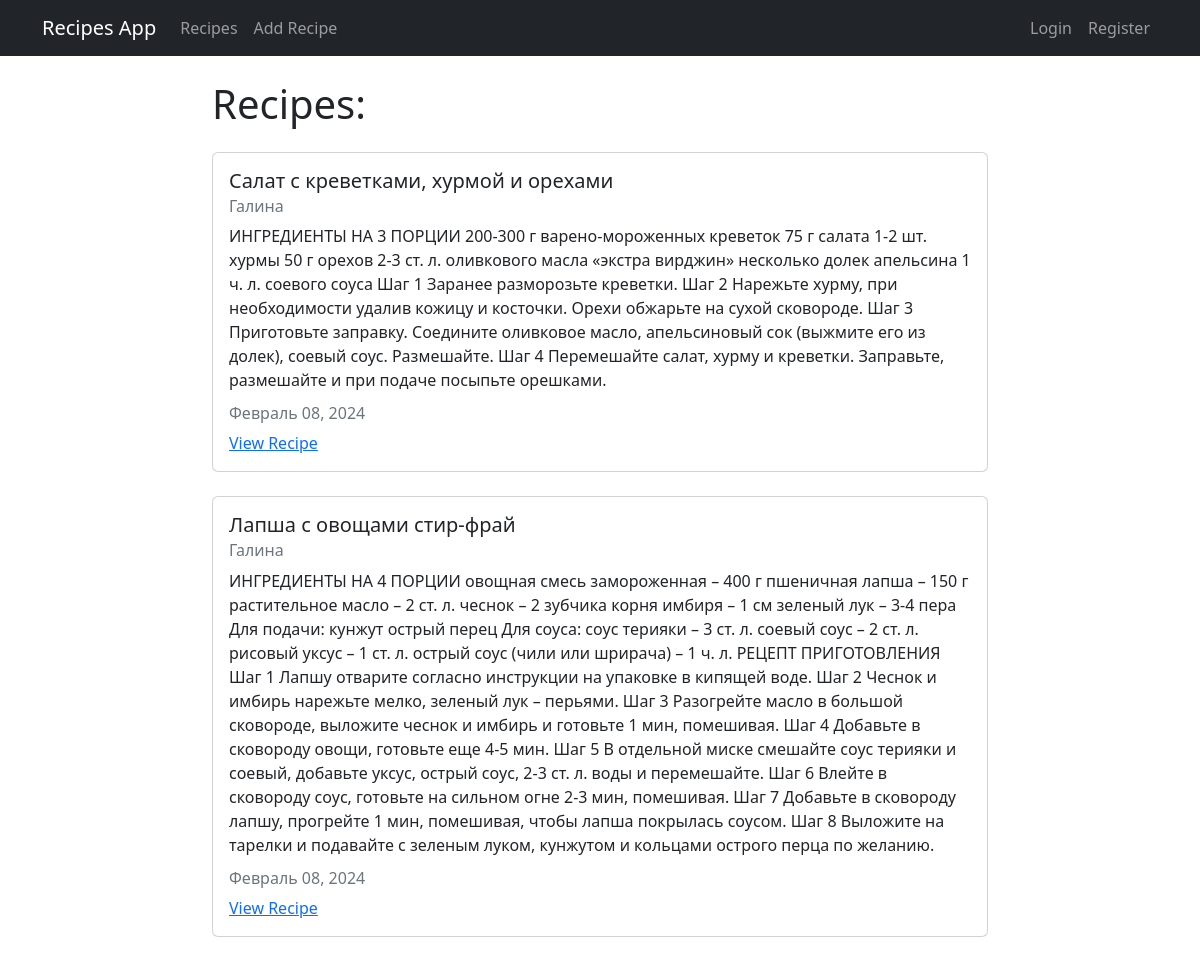
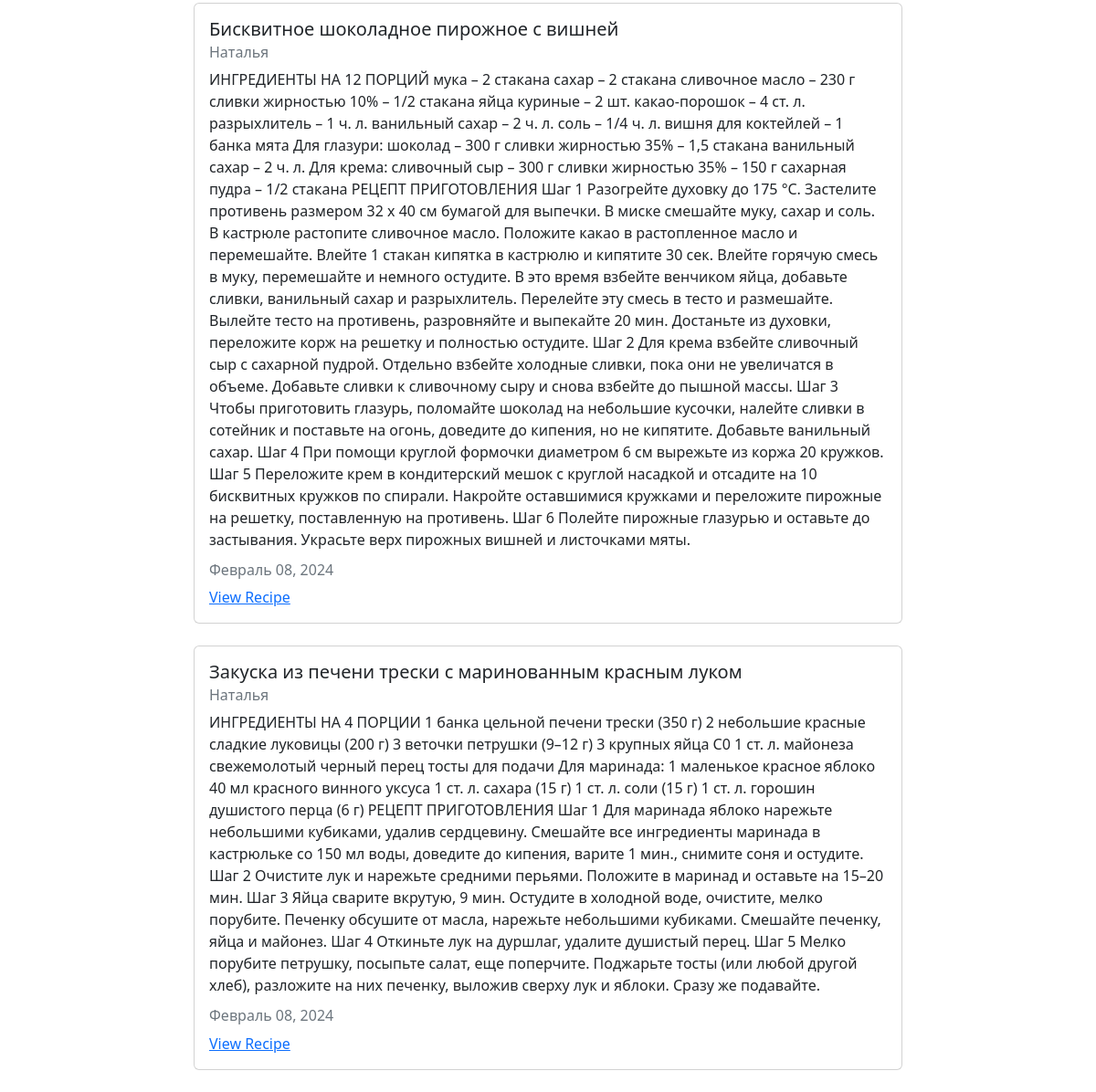
The page / on the database its author committed (2 pictures, top to bottom).
### recipe/models.py (models this page shows, shortened)
class Recipe(models.Model):
    title = models.CharField(max_length=100)
    description = models.TextField()
    author = models.ForeignKey(User, on_delete=models.CASCADE)
    created_at = models.DateTimeField(auto_now_add=True)
    updated_at = models.DateTimeField(auto_now=True)

### recipe/views.py (the view)
# urls.py: path('', views.RecipeListView.as_view(), name="recipe-home"),
class RecipeListView(ListView):
    model = models.Recipe
    template_name = 'recipe/home.html'
    context_object_name = 'recipes'

### recipe/templates/recipe/home.html
{% extends "recipe/base.html" %}
{% block content %}
<h1>Recipes:</h1>
{% for recipe in recipes %}
<div class="card my-4">
  <div class="card-body">
    <h5 class="card-title">{{ recipe.title }}</h5>
    <h6 class="card-subtitle mb-2 text-muted">{{ recipe.author }}</h6>
    <p class="card-text">{{ recipe.description }}</p>
    <h6 class="card-subtitle mb-2 text-muted">
      {{ recipe.updated_at|date:"F d, Y" }}
    </h6>
    <a href="{% url 'recipe-detail' recipe.pk %}" class="card-link">View Recipe</a>
  </div>
</div>
{% endfor %}
{% endblock content %}

### recipe/templates/recipe/base.html (shortened to what this page needs)
<!DOCTYPE html>
<html lang="en">
  <head>
    <link
      href="https://cdn.jsdelivr.net/npm/bootstrap@5.2.0-beta1/dist/css/bootstrap.min.css"
      rel="stylesheet"
    />
  </head>
  <body>
    <nav class="navbar navbar-expand-lg navbar-dark bg-dark">
      <div class="container">
        <a class="navbar-brand" href="{% url 'recipe-home' %}">Recipes App</a>
        <div class="collapse navbar-collapse" id="navbarNav">
          <ul class="navbar-nav">
            <li class="nav-item">
              <a
                class="nav-link"
                aria-current="page"
                href="{% url 'recipe-home' %}"
                >Recipes</a
              >
            </li>
            <li class="nav-item">
              <a class="nav-link" href="{% url 'recipe-create' %}">Add Recipe</a>
            </li>
          </ul>
        </div>
        <div class="navbar-nav">
          {% if user.is_authenticated %}
          <a class="nav-item nav-link" href="{% url 'user-profile' %}"
            >My Profile</a
          >
          <a class="nav-item nav-link" href="{% url 'user-logout' %}">Logout</a>
          {% else %}
          <a class="nav-item nav-link" href="{% url 'user-login' %}">Login</a>
          <a class="nav-item nav-link" href="{% url 'user-register' %}"
            >Register</a
          >
          {% endif %}
        </div>
      </div>
    </nav>
    <div class="container mt-4 col-8">
       {% block content %} {% endblock %}
    </div>
  </body>
</html>

### rows shown on the page
Recipe: title "Салат с креветками, хурмой и орехами", author "Галина", description "ИНГРЕДИЕНТЫ НА 3 ПОРЦИИ 200-300 г варено-мороженных креветок 75 г салата 1-2 шт. хурмы 50 г орехов 2-3 ст. л. оливкового масла «экстра вирджин» несколько долек апельсина 1 ч. л. соевого соуса Шаг 1 Заранее разморозьте креветки. Шаг 2 Нарежьте хурму, при необходимости удалив кожицу и косточки. Орехи обжарьте на сухой сковороде. Шаг 3 Приготовьте заправку. Соедините оливковое масло, апельсиновый сок (выжмите его из долек), соевый соус. Размешайте. Шаг 4 Перемешайте салат, хурму и креветки. Заправьте, размешайте и при подаче посыпьте орешками.", updated_at "Февраль 08, 2024"
Recipe: title "Лапша с овощами стир-фрай", author "Галина", description "ИНГРЕДИЕНТЫ НА 4 ПОРЦИИ овощная смесь замороженная – 400 г пшеничная лапша – 150 г растительное масло – 2 ст. л. чеснок – 2 зубчика корня имбиря – 1 см зеленый лук – 3-4 пера Для подачи: кунжут острый перец Для соуса: соус терияки – 3 ст. л. соевый соус – 2 ст. л. рисовый уксус – 1 ст. л. острый соус (чили или шрирача) – 1 ч. л. РЕЦЕПТ ПРИГОТОВЛЕНИЯ Шаг 1 Лапшу отварите согласно инструкции на упаковке в кипящей воде. Шаг 2 Чеснок и имбирь нарежьте мелко, зеленый лук – перьями. Шаг 3 Разогрейте масло в большой сковороде, выложите чеснок и имбирь и готовьте 1 мин, помешивая. Шаг 4 Добавьте в сковороду овощи, готовьте еще 4-5 мин. Шаг 5 В отдельной миске смешайте соус терияки и соевый,…", updated_at "Февраль 08, 2024"
Recipe: title "Бисквитное шоколадное пирожное с вишней", author "Наталья", description "ИНГРЕДИЕНТЫ НА 12 ПОРЦИЙ мука – 2 стакана сахар – 2 стакана сливочное масло – 230 г сливки жирностью 10% – 1/2 стакана яйца куриные – 2 шт. какао-порошок – 4 ст. л. разрыхлитель – 1 ч. л. ванильный сахар – 2 ч. л. соль – 1/4 ч. л. вишня для коктейлей – 1 банка мята Для глазури: шоколад – 300 г сливки жирностью 35% – 1,5 стакана ванильный сахар – 2 ч. л. Для крема: сливочный сыр – 300 г сливки жирностью 35% – 150 г сахарная пудра – 1/2 стакана РЕЦЕПТ ПРИГОТОВЛЕНИЯ Шаг 1 Разогрейте духовку до 175 °С. Застелите противень размером 32 х 40 см бумагой для выпечки. В миске смешайте муку, сахар и соль. В кастрюле растопите сливочное масло. Положите какао в растопленное масло и перемешайте. Влейте 1…", updated_at "Февраль 08, 2024"
Recipe: title "Закуска из печени трески с маринованным красным луком", author "Наталья", description "ИНГРЕДИЕНТЫ НА 4 ПОРЦИИ 1 банка цельной печени трески (350 г) 2 небольшие красные сладкие луковицы (200 г) 3 веточки петрушки (9–12 г) 3 крупных яйца С0 1 ст. л. майонеза свежемолотый черный перец тосты для подачи Для маринада: 1 маленькое красное яблоко 40 мл красного винного уксуса 1 ст. л. сахара (15 г) 1 ст. л. соли (15 г) 1 ст. л. горошин душистого перца (6 г) РЕЦЕПТ ПРИГОТОВЛЕНИЯ Шаг 1 Для маринада яблоко нарежьте небольшими кубиками, удалив сердцевину. Смешайте все ингредиенты маринада в кастрюльке со 150 мл воды, доведите до кипения, варите 1 мин., снимите соня и остудите. Шаг 2 Очистите лук и нарежьте средними перьями. Положите в маринад и оставьте на 15–20 мин. Шаг 3 Яйца сварите…", updated_at "Февраль 08, 2024"
